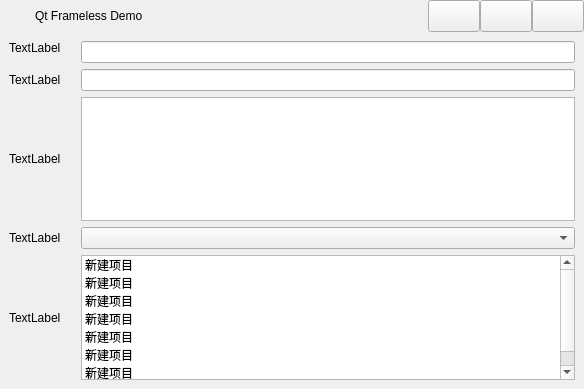
<?xml version="1.0" encoding="UTF-8"?>
<ui version="4.0">
 <class>DemoWidget</class>
 <widget class="QWidget" name="DemoWidget">
  <property name="geometry">
   <rect>
    <x>0</x>
    <y>0</y>
    <width>584</width>
    <height>389</height>
   </rect>
  </property>
  <property name="windowTitle">
   <string>Form</string>
  </property>
  <layout class="QGridLayout" name="gridLayout_2">
   <property name="leftMargin">
    <number>0</number>
   </property>
   <property name="topMargin">
    <number>0</number>
   </property>
   <property name="rightMargin">
    <number>0</number>
   </property>
   <property name="bottomMargin">
    <number>0</number>
   </property>
   <property name="spacing">
    <number>0</number>
   </property>
   <item row="0" column="0">
    <widget class="QWidget" name="widget_title" native="true">
     <property name="minimumSize">
      <size>
       <width>0</width>
       <height>32</height>
      </size>
     </property>
     <property name="maximumSize">
      <size>
       <width>16777215</width>
       <height>32</height>
      </size>
     </property>
     <property name="type" stdset="0">
      <string>title_bar</string>
     </property>
     <layout class="QHBoxLayout" name="horizontalLayout">
      <property name="spacing">
       <number>6</number>
      </property>
      <property name="leftMargin">
       <number>9</number>
      </property>
      <property name="topMargin">
       <number>0</number>
      </property>
      <property name="rightMargin">
       <number>0</number>
      </property>
      <property name="bottomMargin">
       <number>0</number>
      </property>
      <item>
       <widget class="QLabel" name="label_logo">
        <property name="minimumSize">
         <size>
          <width>20</width>
          <height>20</height>
         </size>
        </property>
        <property name="maximumSize">
         <size>
          <width>20</width>
          <height>20</height>
         </size>
        </property>
        <property name="text">
         <string/>
        </property>
        <property name="type" stdset="0">
         <string>logo</string>
        </property>
       </widget>
      </item>
      <item>
       <widget class="QLabel" name="label_title">
        <property name="sizePolicy">
         <sizepolicy hsizetype="Expanding" vsizetype="Preferred">
          <horstretch>0</horstretch>
          <verstretch>0</verstretch>
         </sizepolicy>
        </property>
        <property name="font">
         <font>
          <pointsize>9</pointsize>
          <weight>50</weight>
          <bold>false</bold>
         </font>
        </property>
        <property name="styleSheet">
         <string notr="true"/>
        </property>
        <property name="text">
         <string>Qt Frameless Demo</string>
        </property>
        <property name="type" stdset="0">
         <string>title</string>
        </property>
       </widget>
      </item>
      <item>
       <widget class="QWidget" name="widget_titleBtns" native="true">
        <layout class="QGridLayout" name="gridLayout">
         <property name="leftMargin">
          <number>0</number>
         </property>
         <property name="topMargin">
          <number>0</number>
         </property>
         <property name="rightMargin">
          <number>0</number>
         </property>
         <property name="bottomMargin">
          <number>0</number>
         </property>
         <property name="spacing">
          <number>0</number>
         </property>
         <item row="0" column="1">
          <widget class="QPushButton" name="menuButton_Max">
           <property name="sizePolicy">
            <sizepolicy hsizetype="Minimum" vsizetype="Minimum">
             <horstretch>0</horstretch>
             <verstretch>0</verstretch>
            </sizepolicy>
           </property>
           <property name="minimumSize">
            <size>
             <width>52</width>
             <height>0</height>
            </size>
           </property>
           <property name="maximumSize">
            <size>
             <width>52</width>
             <height>16777215</height>
            </size>
           </property>
           <property name="styleSheet">
            <string notr="true"/>
           </property>
           <property name="text">
            <string/>
           </property>
           <property name="flat">
            <bool>false</bool>
           </property>
           <property name="type" stdset="0">
            <string>restore</string>
           </property>
          </widget>
         </item>
         <item row="0" column="0">
          <widget class="QPushButton" name="menuButton_Min">
           <property name="sizePolicy">
            <sizepolicy hsizetype="Minimum" vsizetype="Minimum">
             <horstretch>0</horstretch>
             <verstretch>0</verstretch>
            </sizepolicy>
           </property>
           <property name="minimumSize">
            <size>
             <width>52</width>
             <height>0</height>
            </size>
           </property>
           <property name="maximumSize">
            <size>
             <width>52</width>
             <height>16777215</height>
            </size>
           </property>
           <property name="text">
            <string/>
           </property>
           <property name="flat">
            <bool>false</bool>
           </property>
           <property name="type" stdset="0">
            <string>minsize</string>
           </property>
          </widget>
         </item>
         <item row="0" column="2">
          <widget class="QPushButton" name="menuButton_Close">
           <property name="sizePolicy">
            <sizepolicy hsizetype="Minimum" vsizetype="Minimum">
             <horstretch>0</horstretch>
             <verstretch>0</verstretch>
            </sizepolicy>
           </property>
           <property name="minimumSize">
            <size>
             <width>52</width>
             <height>0</height>
            </size>
           </property>
           <property name="maximumSize">
            <size>
             <width>52</width>
             <height>16777215</height>
            </size>
           </property>
           <property name="styleSheet">
            <string notr="true"/>
           </property>
           <property name="text">
            <string/>
           </property>
           <property name="flat">
            <bool>false</bool>
           </property>
           <property name="type" stdset="0">
            <string>close</string>
           </property>
          </widget>
         </item>
        </layout>
       </widget>
      </item>
     </layout>
    </widget>
   </item>
   <item row="1" column="0">
    <widget class="QWidget" name="widget_main" native="true">
     <property name="sizePolicy">
      <sizepolicy hsizetype="Preferred" vsizetype="Preferred">
       <horstretch>0</horstretch>
       <verstretch>0</verstretch>
      </sizepolicy>
     </property>
     <property name="autoFillBackground">
      <bool>false</bool>
     </property>
     <property name="styleSheet">
      <string notr="true"/>
     </property>
     <property name="type" stdset="0">
      <string>client</string>
     </property>
     <layout class="QGridLayout" name="gridLayout_3">
      <property name="horizontalSpacing">
       <number>20</number>
      </property>
      <property name="verticalSpacing">
       <number>6</number>
      </property>
      <item row="0" column="0">
       <widget class="QLabel" name="label">
        <property name="text">
         <string>TextLabel</string>
        </property>
       </widget>
      </item>
      <item row="2" column="0">
       <widget class="QLabel" name="label_2">
        <property name="text">
         <string>TextLabel</string>
        </property>
       </widget>
      </item>
      <item row="2" column="1">
       <widget class="QLineEdit" name="lineEdit_2"/>
      </item>
      <item row="3" column="0">
       <widget class="QLabel" name="label_3">
        <property name="text">
         <string>TextLabel</string>
        </property>
       </widget>
      </item>
      <item row="3" column="1">
       <widget class="QPlainTextEdit" name="plainTextEdit"/>
      </item>
      <item row="4" column="0">
       <widget class="QLabel" name="label_4">
        <property name="text">
         <string>TextLabel</string>
        </property>
       </widget>
      </item>
      <item row="4" column="1">
       <widget class="QComboBox" name="comboBox"/>
      </item>
      <item row="5" column="0">
       <widget class="QLabel" name="label_5">
        <property name="text">
         <string>TextLabel</string>
        </property>
       </widget>
      </item>
      <item row="5" column="1">
       <widget class="QListWidget" name="listWidget">
        <item>
         <property name="text">
          <string>新建项目</string>
         </property>
        </item>
        <item>
         <property name="text">
          <string>新建项目</string>
         </property>
        </item>
        <item>
         <property name="text">
          <string>新建项目</string>
         </property>
        </item>
        <item>
         <property name="text">
          <string>新建项目</string>
         </property>
        </item>
        <item>
         <property name="text">
          <string>新建项目</string>
         </property>
        </item>
        <item>
         <property name="text">
          <string>新建项目</string>
         </property>
        </item>
        <item>
         <property name="text">
          <string>新建项目</string>
         </property>
        </item>
       </widget>
      </item>
      <item row="0" column="1" rowspan="2">
       <widget class="QLineEdit" name="lineEdit"/>
      </item>
     </layout>
    </widget>
   </item>
  </layout>
 </widget>
 <resources/>
 <connections/>
</ui>
